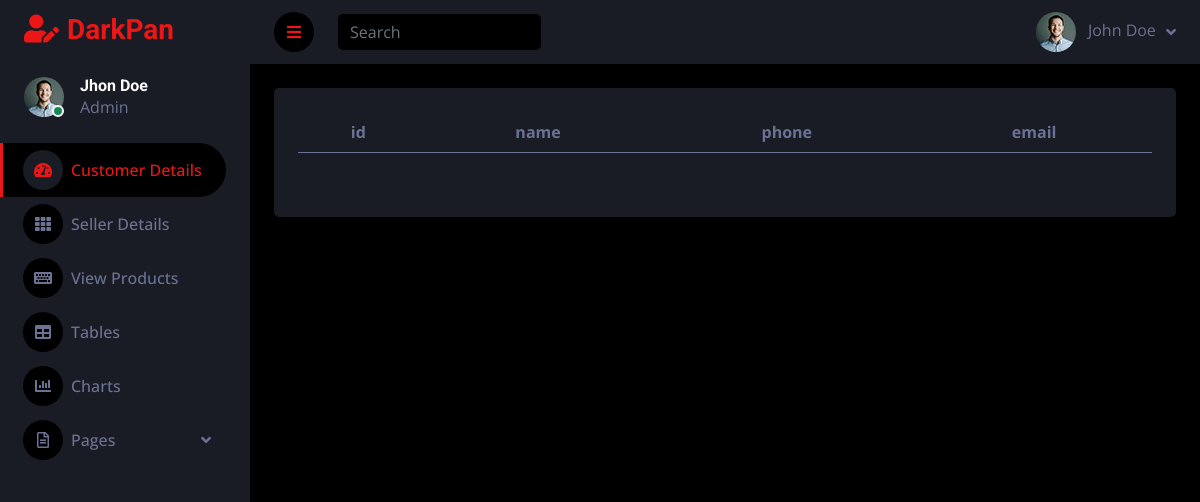
The app's page /customer_details/, older data.
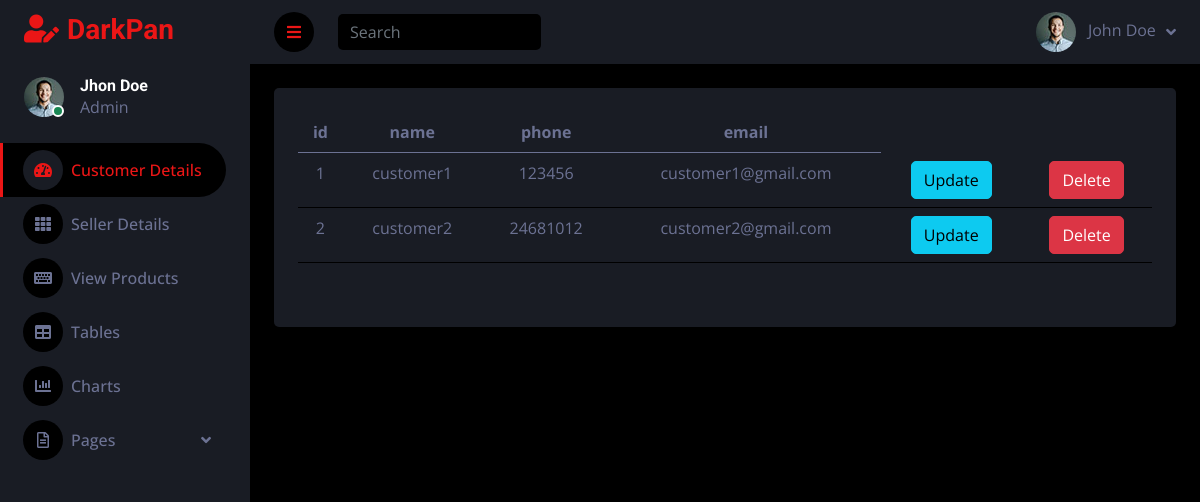
The same page, newer data.
### sales_app/models.py (models this page shows, shortened)
class Customer(models.Model):
    user=models.ForeignKey(User_model,on_delete=models.CASCADE,related_name="customers")
    name=models.CharField(max_length=50)
    phone_number=models.CharField(max_length=100)
    email=models.EmailField()
    status1=models.BooleanField(default=0)

### sales_app/admin_views.py (the view)
# urls.py: path("customer_details/", admin_views.customer_details, name="customer_details"),
def customer_details(request):
    customers=Customer.objects.all()
    return render(request,"admin/customer_details.html",{'customers':customers})

### template/admin/customer_details.html
{% extends 'admin/admin_dash.html' %}
{% block content %}
<table class="table" >
  <thead>
    <tr>
      <th scope="col">id</th>
      <th scope="col">name</th>
      <th scope="col">phone</th>
      <th scope="col">email</th>
    </tr>
  </thead>
  <tbody>
  {% for i in customers %}
    <tr>
       <td>{{i.id}}</td>
      <td>{{i.name}}</td>
      <td>{{i.phone_number}}</td>
      <td>{{i.email}}</td>
      <td><a href="{% url 'customer_update' i.id %}"><button class="btn btn-info">Update</button></a></td>
      <td><a href="{% url 'customer_delete' i.id %}"><button class="btn btn-danger">Delete</button></a></td>
    </tr>
  {% endfor %}
  </tbody>
</table>
{% endblock %}

Row changes from the older to the newer data that the page shows:
added Customer: id "1", name "customer1", phone_number "123456", email "customer1@gmail.com"
added Customer: id "2", name "customer2", phone_number "24681012", email "customer2@gmail.com"
